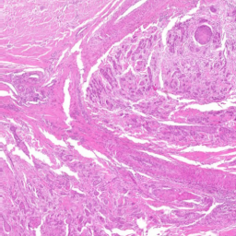
#> input picture 3dhistech.png, 236 x 236 px
$ python compute.py ../3dhistech.png
#> lines starting #> are read from the running program, lines starting #| are printed output that depends on the picture; long printed decimals are rounded
### cpbd/octave.py
# coding: utf-8

from __future__ import (
    absolute_import,
    division,
    print_function,
    unicode_literals,
)

import numpy as np
from scipy.ndimage import convolve
from skimage.filters.edges import HSOBEL_WEIGHTS


def sobel(image):
    # type: (numpy.ndarray) -> numpy.ndarray
    """
    Find edges using the Sobel approximation to the derivatives.

    Inspired by the [Octave implementation](https://sourceforge.net/p/octave/image/ci/default/tree/inst/edge.m#l196).
    """

    h1 = np.array(HSOBEL_WEIGHTS)
    h1 /= np.sum(abs(h1))  # normalize h1

    strength2 = np.square(convolve(image, h1.T))

    # Note: https://sourceforge.net/p/octave/image/ci/default/tree/inst/edge.m#l59
    thresh2 = 2 * np.sqrt(np.mean(strength2))

    strength2[strength2 <= thresh2] = 0
    return _simple_thinning(strength2)


def _simple_thinning(strength):
    # type: (numpy.ndarray) -> numpy.ndarray
    """
    Perform a very simple thinning.

    Inspired by the [Octave implementation](https://sourceforge.net/p/octave/image/ci/default/tree/inst/edge.m#l512).
    """
    num_rows, num_cols = strength.shape

    zero_column = np.zeros((num_rows, 1))
    zero_row = np.zeros((1, num_cols))

    x = (
        (strength > np.c_[zero_column, strength[:, :-1]]) &
        (strength > np.c_[strength[:, 1:], zero_column])
    )

    y = (
        (strength > np.r_[zero_row, strength[:-1, :]]) &
        (strength > np.r_[strength[1:, :], zero_row])
    )

    return x | y

### cpbd/compute.py
# coding: utf-8

from __future__ import (
    absolute_import,
    division,
    print_function,
    unicode_literals
)

from math import atan2, pi
from sys import argv

import numpy as np
from imageio import imread
from skimage.feature import canny

from cpbd.octave import sobel


# threshold to characterize blocks as edge/non-edge blocks
THRESHOLD = 0.002

# fitting parameter
BETA = 3.6

# block size
BLOCK_HEIGHT, BLOCK_WIDTH = (64, 64)

# just noticeable widths based on the perceptual experiments
WIDTH_JNB = np.concatenate([5*np.ones(51), 3*np.ones(205)])


# [168 lines left out: functions compute, marziliano_method, _calculate_sharpness_metric, is_edge_block, not called in this run]


def get_block_contrast(block):
    # type: (numpy.ndarray) -> int
    return int(np.max(block) - np.min(block))


if __name__ == '__main__':
    input_image = imread(argv[1], pilmode='L')
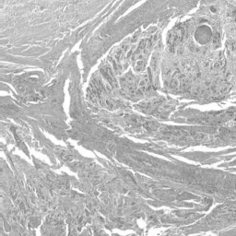
#> input_image: shape (236, 236); min 104, max 255, mean 187.1
    sharpness = compute(input_image)
#> in compute, `canny_edges = canny(image)`:
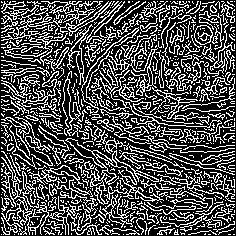
#> canny_edges: shape (236, 236) bool; 31.1% white in thin lines or dots
#> in sobel, `strength2 = np.square(convolve(image, h1.T))`:
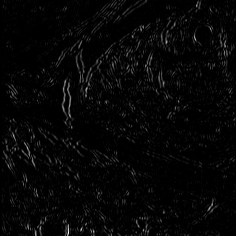
#> strength2: shape (236, 236) float64; min 0, max 3407.6, mean 88.5; drawn with min black and max white
#> in sobel, `thresh2 = 2 * np.sqrt(np.mean(strength2))`: thresh2 = 18.81
#> in _simple_thinning, `x = ( (strength > np.c_[zero_column, strength[:, :-1]]) & (strength > ..`: x: shape (236, 236) bool; 24.3% white in thin lines or dots
#> in _simple_thinning, `y = ( (strength > np.r_[zero_row, strength[:-1, :]]) & (strength > np...`: y: shape (236, 236) bool; 17.5% white in thin lines or dots
#> in _simple_thinning, `return x | y`: returned value: shape (236, 236) bool; 31.7% white in thin lines or dots
#> in marziliano_method, `gradient_y, gradient_x = np.gradient(image)`:
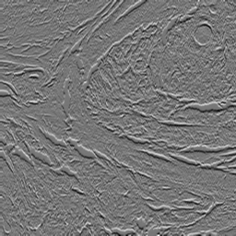
#> gradient_y: shape (236, 236) float64; min -64, max 73, mean 0; drawn with min black and max white
#> in marziliano_method, `gradient_y, gradient_x = np.gradient(image)`:
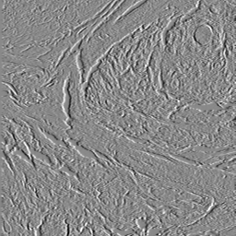
#> gradient_x: shape (236, 236) float64; min -60.5, max 52, mean 0; drawn with min black and max white
#> after the loop in marziliano_method, `for row in range(img_height):`:
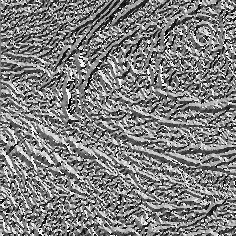
#> edge_angles: shape (236, 236) float64; min -179.4, max 180, mean 2.1; drawn with min black and max white
#> after the loop in marziliano_method, `for row in range(1, img_height - 1):`:
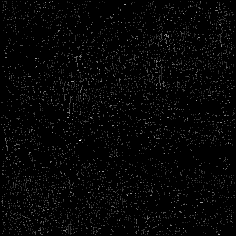
#> edge_widths: shape (236, 236) float64; min 0, max 13, mean 0.309; drawn with min black and max white
#> after the loop in _calculate_sharpness_metric, `for i in range(num_blocks_vertically):`: hist_pblur = 101 values, max 1568 at index 21, min 0 at index 0, mean 36.3; total_num_edges = 3666
#> in _calculate_sharpness_metric, `hist_pblur = hist_pblur / total_num_edges`: hist_pblur = 101 values, max 0.428 at index 21, min 0 at index 0, mean 0.0099
#> sharpness = 0.734
    print('CPBD sharpness for %s: %f' % (argv[1], sharpness))
#| CPBD sharpness for ../3dhistech.png: 0.7338
